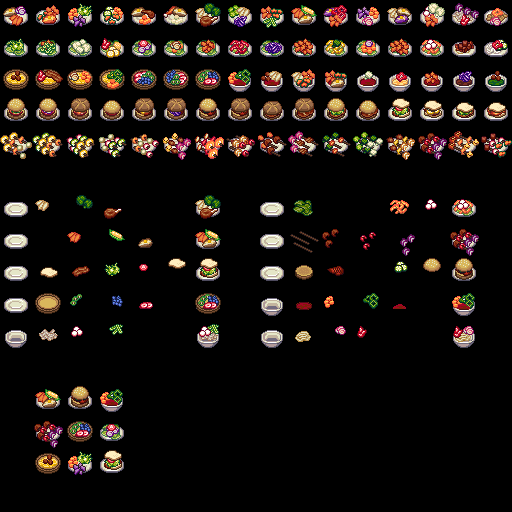

A 2D game scene composited from a Tiled map and its tileset images. What follows is a short description and the map's XML, with each tile layer's data collapsed to a summary:
An orthogonal 16x16 tile map with 32x32 px tiles, 7 tile layers (Plate, Base, 1-TopLeft-SkewerBack, 2-TopRight-SkewerMiddle, ...), 2 tilesets.

<map version="1.4" tiledversion="2020.12.18" orientation="orthogonal" renderorder="right-down" width="16" height="16" tilewidth="32" tileheight="32" infinite="0" nextlayerid="9" nextobjectid="1">
 <tileset firstgid="1" name="dishes" tilewidth="32" tileheight="32" tilecount="1024" columns="32">
  <image source="meals.png" trans="ff00ff" width="1024" height="1024" />
 </tileset>
 <tileset firstgid="1025" name="guide" tilewidth="32" tileheight="32" tilecount="4" columns="4">
  <image source="guide.png" trans="ff00ff" width="128" height="32" />
 </tileset>
 <layer id="1" name="Plate" width="16" height="16">
  <data>[256 cells, 107 non-empty, 2 distinct tile ids]</data>
 </layer>
 <layer id="5" name="Base" width="16" height="16">
  <data>[256 cells, 89 non-empty, 15 distinct tile ids]</data>
 </layer>
 <layer id="2" name="1-TopLeft-SkewerBack" width="16" height="16">
  <data>[256 cells, 94 non-empty, 46 distinct tile ids]</data>
 </layer>
 <layer id="3" name="2-TopRight-SkewerMiddle" width="16" height="16">
  <data>[256 cells, 75 non-empty, 42 distinct tile ids]</data>
 </layer>
 <layer id="7" name="3-Middle-SkewerFront" width="16" height="16">
  <data>[256 cells, 53 non-empty, 33 distinct tile ids]</data>
 </layer>
 <layer id="4" name="4-Bottom" width="16" height="16">
  <data>[256 cells, 75 non-empty, 39 distinct tile ids]</data>
 </layer>
 <layer id="8" name="guide" width="16" height="16">
  <data>[256 cells, 36 non-empty, 4 distinct tile ids]</data>
 </layer>
</map>
